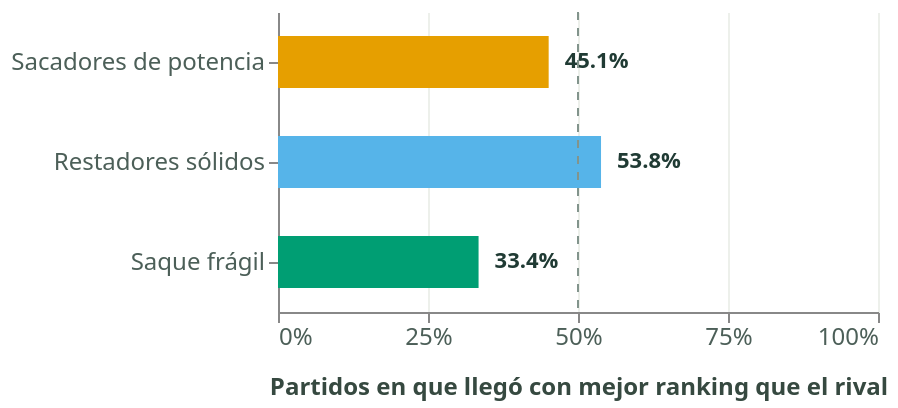

Source (Vega-Lite JSON):
### Vega-Lite specification from a JSON file in a GitHub repository (floating-point values rounded to 4 significant figures)
{"config": {"view": {"continuousWidth": 300, "continuousHeight": 300, "stroke": null}, "axis": {"gridColor": "#EDF0EB", "labelColor": "#4C5F58", "labelFontSize": 12, "labelLimit": 290, "tickCount": 6, "titleColor": "#364940", "titleFontSize": 12, "titlePadding": 14}, "background": "#FFFFFF", "font": "Segoe UI, system-ui, sans-serif", "legend": {"columns": 3, "labelColor": "#4C5F58", "labelFontSize": 12, "labelLimit": 320, "titleColor": "#364940", "titleFontSize": 12}}, "layer": [{"mark": {"type": "bar", "size": 26}, "encoding": {"color": {"field": "estilo", "legend": null, "scale": {"domain": ["Sacadores de potencia", "Restadores sólidos", "Saque frágil"], "range": ["#E69F00", "#56B4E9", "#009E73"]}, "title": "Estilo", "type": "nominal"}, "tooltip": [{"field": "estilo", "title": "Estilo", "type": "nominal"}, {"field": "share", "format": ".1%", "title": "Llega como favorito", "type": "quantitative"}], "x": {"axis": {"format": "%", "values": [0, 0.25, 0.5, 0.75, 1]}, "field": "share", "scale": {"domain": [0, 1]}, "title": "Partidos en que llegó con mejor ranking que el rival", "type": "quantitative"}, "y": {"field": "estilo", "sort": ["Sacadores de potencia", "Restadores sólidos", "Saque frágil"], "title": null, "type": "nominal"}}}, {"mark": {"type": "text", "align": "left", "color": "#203B34", "dx": 8, "fontWeight": "bold"}, "encoding": {"color": {"value": "#203B34"}, "text": {"field": "share", "format": ".1%", "type": "quantitative"}, "tooltip": [{"field": "estilo", "title": "Estilo", "type": "nominal"}, {"field": "share", "format": ".1%", "title": "Llega como favorito", "type": "quantitative"}], "x": {"axis": {"format": "%", "values": [0, 0.25, 0.5, 0.75, 1]}, "field": "share", "scale": {"domain": [0, 1]}, "title": "Partidos en que llegó con mejor ranking que el rival", "type": "quantitative"}, "y": {"field": "estilo", "sort": ["Sacadores de potencia", "Restadores sólidos", "Saque frágil"], "title": null, "type": "nominal"}}}, {"data": {"name": "data-3a10ac337a97dc375e4824a97342d683"}, "mark": {"type": "rule", "color": "#82948C", "strokeDash": [4, 4]}, "encoding": {"x": {"field": "x", "type": "quantitative"}}}], "data": {"name": "data-2a8e4c10bf8a76208ea04801500bfb93"}, "height": 150, "width": "container", "$schema": "https://vega.github.io/schema/vega-lite/v6.4.1.json", "datasets": {"data-2a8e4c10bf8a76208ea04801500bfb93": [{"estilo": "Sacadores de potencia", "share": 0.4511}, {"estilo": "Restadores sólidos", "share": 0.5384}, {"estilo": "Saque frágil", "share": 0.3343}], "data-3a10ac337a97dc375e4824a97342d683": [{"x": 0.5}]}}
